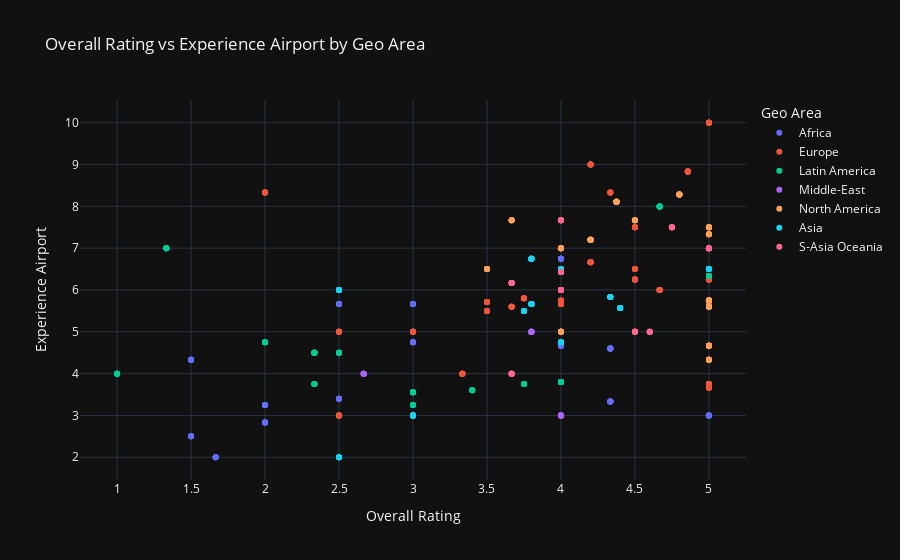

The notebook cell this image was saved under:
### Code cell
fig.update_layout(
    title="Overall Rating vs Experience Airport by Geo Area",
    xaxis_title="Overall Rating",
    yaxis_title="Experience Airport",
    legend_title="Geo Area",
    template="plotly_dark"  
)

fig.show()

### Figure 1 — Plotly figure (JSON) as saved in the notebook; plotly's stock layout.template omitted (floating-point values rounded to 4 significant figures; data arrays with more than 128 entries replaced by an {"elided": "..."} marker saying what was removed)
{"data": [{"customdata": [["abuja"], ["abuja"], ["abuja"], ["abuja"], ["abuja"], ["abuja"], ["algiers"], ["algiers"], ["algiers"], ["algiers"], ["algiers"], ["algiers"], ["algiers"], ["algiers"], ["banjul"], ["banjul"], ["banjul"], ["banjul"], ["banjul"], ["banjul"], ["dakar"], ["dakar"], ["dakar"], ["dakar"], ["dakar"], ["durban"], ["durban"], ["durban"], ["durban"], ["durban"], ["durban"], ["durban"], ["durban"], ["entebbe"], ["entebbe"], ["entebbe"], ["entebbe"], ["entebbe"], ["entebbe"], ["entebbe"], ["entebbe"], ["entebbe"], ["freetown"], ["freetown"], ["freetown"], ["freetown"], ["freetown"], ["freetown"], ["freetown"], ["hurghada"], ["hurghada"], ["hurghada"], ["hurghada"], ["hurghada"], ["kilimanjaro"], ["kilimanjaro"], ["kilimanjaro"], ["kilimanjaro"], ["kilimanjaro"], ["kilimanjaro"], ["kilimanjaro"], ["kilimanjaro"], ["lusaka"], ["lusaka"], ["lusaka"], ["lusaka"], ["lusaka"], ["luxor"], ["luxor"], ["luxor"], ["luxor"], ["luxor"], ["luxor"], ["luxor"], ["luxor"], ["mombasa"], ["mombasa"], ["mombasa"], ["mombasa"], ["mombasa"], ["mombasa"], ["mombasa"], ["mombasa"], ["mombasa"], ["monastir"], ["monastir"], ["monastir"], ["monastir"], ["monastir"], ["monastir"], ["monastir"], ["monastir"], ["seychelles"], ["seychelles"], ["seychelles"], ["seychelles"], ["seychelles"], ["seychelles"], ["taba"], ["taba"], ["taba"], ["taba"], ["taba"], ["windhoek"], ["windhoek"], ["windhoek"], ["windhoek"], ["windhoek"], ["windhoek"], ["zanzibar"], ["zanzibar"], ["zanzibar"], ["zanzibar"], ["zanzibar"]], "hovertemplate": "geo_area=Africa<br>mean_overall_rating=%{x}<br>mean_experience_airport=%{y}<br>airport_name=%{customdata[0]}<extra></extra>", "legendgroup": "Africa", "marker": {"color": "#636efa", "symbol": "circle"}, "mode": "markers", "name": "Africa", "orientation": "v", "showlegend": true, "type": "scatter", "x": [2, 2, 2, 2, 2, 2, 4.333, 4.333, 4.333, 4.333, 4.333, 4.333, 4.333, 4.333, 2, 2, 2, 2, 2, 2, 3, 3, 3, 3, 3, 5, 5, 5, 5, 5, 5, 5, 5, 4, 4, 4, 4, 4, 4, 4, 4, 4, 4, 4, 4, 4, 4, 4, 4, 3, 3, 3, 3, 3, 4.333, 4.333, 4.333, 4.333, 4.333, 4.333, 4.333, 4.333, 5, 5, 5, 5, 5, 2.5, 2.5, 2.5, 2.5, 2.5, 2.5, 2.5, 2.5, 3, 3, 3, 3, 3, 3, 3, 3, 3, 1.5, 1.5, 1.5, 1.5, 1.5, 1.5, 1.5, 1.5, 3, 3, 3, 3, 3, 3, 1.667, 1.667, 1.667, 1.667, 1.667, 2.5, 2.5, 2.5, 2.5, 2.5, 2.5, 1.5, 1.5, 1.5, 1.5, 1.5], "xaxis": "x", "y": [3.25, 3.25, 3.25, 3.25, 3.25, 3.25, 4.6, 4.6, 4.6, 4.6, 4.6, 4.6, 4.6, 4.6, 2.833, 2.833, 2.833, 2.833, 2.833, 2.833, 3, 3, 3, 3, 3, 5.75, 5.75, 5.75, 5.75, 5.75, 5.75, 5.75, 5.75, 6.75, 6.75, 6.75, 6.75, 6.75, 6.75, 6.75, 6.75, 6.75, 4.667, 4.667, 4.667, 4.667, 4.667, 4.667, 4.667, 4.75, 4.75, 4.75, 4.75, 4.75, 3.333, 3.333, 3.333, 3.333, 3.333, 3.333, 3.333, 3.333, 3, 3, 3, 3, 3, 3.4, 3.4, 3.4, 3.4, 3.4, 3.4, 3.4, 3.4, 5, 5, 5, 5, 5, 5, 5, 5, 5, 4.333, 4.333, 4.333, 4.333, 4.333, 4.333, 4.333, 4.333, 5.667, 5.667, 5.667, 5.667, 5.667, 5.667, 2, 2, 2, 2, 2, 5.667, 5.667, 5.667, 5.667, 5.667, 5.667, 2.5, 2.5, 2.5, 2.5, 2.5], "yaxis": "y"}, {"customdata": {"elided": "269x1 str values"}, "hovertemplate": "geo_area=Europe<br>mean_overall_rating=%{x}<br>mean_experience_airport=%{y}<br>airport_name=%{customdata[0]}<extra></extra>", "legendgroup": "Europe", "marker": {"color": "#EF553B", "symbol": "circle"}, "mode": "markers", "name": "Europe", "orientation": "v", "showlegend": true, "type": "scatter", "x": {"elided": "269 float values"}, "xaxis": "x", "y": {"elided": "269 float values"}, "yaxis": "y"}, {"customdata": [["aruba reina beatrix"], ["aruba reina beatrix"], ["aruba reina beatrix"], ["aruba reina beatrix"], ["aruba reina beatrix"], ["aruba reina beatrix"], ["aruba reina beatrix"], ["aruba reina beatrix"], ["aruba reina beatrix"], ["belo horizonte confins"], ["belo horizonte confins"], ["belo horizonte confins"], ["belo horizonte confins"], ["belo horizonte confins"], ["belo horizonte confins"], ["belo horizonte confins"], ["belo horizonte confins"], ["belo horizonte confins"], ["brasilia"], ["brasilia"], ["brasilia"], ["brasilia"], ["brasilia"], ["brasilia"], ["brasilia"], ["brasilia"], ["brasilia"], ["crown point tobago"], ["crown point tobago"], ["crown point tobago"], ["crown point tobago"], ["crown point tobago"], ["crown point tobago"], ["crown point tobago"], ["curacao"], ["curacao"], ["curacao"], ["curacao"], ["curacao"], ["curacao"], ["curacao"], ["guayaquil"], ["guayaquil"], ["guayaquil"], ["guayaquil"], ["guayaquil"], ["holguin"], ["holguin"], ["holguin"], ["holguin"], ["holguin"], ["holguin"], ["holguin"], ["manaus"], ["manaus"], ["manaus"], ["manaus"], ["manaus"], ["manaus"], ["quito mariscal"], ["quito mariscal"], ["quito mariscal"], ["quito mariscal"], ["quito mariscal"], ["quito mariscal"], ["recife"], ["recife"], ["recife"], ["recife"], ["recife"], ["salvador"], ["salvador"], ["salvador"], ["salvador"], ["salvador"], ["salvador"], ["santo domingo"], ["santo domingo"], ["santo domingo"], ["santo domingo"], ["santo domingo"], ["santo domingo"], ["santo domingo"], ["santo domingo"], ["sao paulo congonhas"], ["sao paulo congonhas"], ["sao paulo congonhas"], ["sao paulo congonhas"], ["sao paulo congonhas"], ["sao paulo congonhas"]], "hovertemplate": "geo_area=Latin America<br>mean_overall_rating=%{x}<br>mean_experience_airport=%{y}<br>airport_name=%{customdata[0]}<extra></extra>", "legendgroup": "Latin America", "marker": {"color": "#00cc96", "symbol": "circle"}, "mode": "markers", "name": "Latin America", "orientation": "v", "showlegend": true, "type": "scatter", "x": [2.333, 2.333, 2.333, 2.333, 2.333, 2.333, 2.333, 2.333, 2.333, 4, 4, 4, 4, 4, 4, 4, 4, 4, 3, 3, 3, 3, 3, 3, 3, 3, 3, 1.333, 1.333, 1.333, 1.333, 1.333, 1.333, 1.333, 2.5, 2.5, 2.5, 2.5, 2.5, 2.5, 2.5, 3.4, 3.4, 3.4, 3.4, 3.4, 1, 1, 1, 1, 1, 1, 1, 3, 3, 3, 3, 3, 3, 2, 2, 2, 2, 2, 2, 5, 5, 5, 5, 5, 2.333, 2.333, 2.333, 2.333, 2.333, 2.333, 4.667, 4.667, 4.667, 4.667, 4.667, 4.667, 4.667, 4.667, 3.75, 3.75, 3.75, 3.75, 3.75, 3.75], "xaxis": "x", "y": [4.5, 4.5, 4.5, 4.5, 4.5, 4.5, 4.5, 4.5, 4.5, 3.8, 3.8, 3.8, 3.8, 3.8, 3.8, 3.8, 3.8, 3.8, 3.556, 3.556, 3.556, 3.556, 3.556, 3.556, 3.556, 3.556, 3.556, 7, 7, 7, 7, 7, 7, 7, 4.5, 4.5, 4.5, 4.5, 4.5, 4.5, 4.5, 3.6, 3.6, 3.6, 3.6, 3.6, 4, 4, 4, 4, 4, 4, 4, 3.25, 3.25, 3.25, 3.25, 3.25, 3.25, 4.75, 4.75, 4.75, 4.75, 4.75, 4.75, 6.333, 6.333, 6.333, 6.333, 6.333, 3.75, 3.75, 3.75, 3.75, 3.75, 3.75, 8, 8, 8, 8, 8, 8, 8, 8, 3.75, 3.75, 3.75, 3.75, 3.75, 3.75], "yaxis": "y"}, {"customdata": [["beirut"], ["beirut"], ["beirut"], ["beirut"], ["beirut"], ["beirut"], ["beirut"], ["beirut"], ["beirut"], ["hamad doha"], ["hamad doha"], ["hamad doha"], ["hamad doha"], ["hamad doha"], ["sharjah"], ["sharjah"], ["sharjah"], ["sharjah"], ["sharjah"], ["sharjah"], ["tehran mehrabad"], ["tehran mehrabad"], ["tehran mehrabad"], ["tehran mehrabad"], ["tehran mehrabad"]], "hovertemplate": "geo_area=Middle-East<br>mean_overall_rating=%{x}<br>mean_experience_airport=%{y}<br>airport_name=%{customdata[0]}<extra></extra>", "legendgroup": "Middle-East", "marker": {"color": "#ab63fa", "symbol": "circle"}, "mode": "markers", "name": "Middle-East", "orientation": "v", "showlegend": true, "type": "scatter", "x": [3.8, 3.8, 3.8, 3.8, 3.8, 3.8, 3.8, 3.8, 3.8, null, null, null, null, null, 2.667, 2.667, 2.667, 2.667, 2.667, 2.667, 4, 4, 4, 4, 4], "xaxis": "x", "y": [5, 5, 5, 5, 5, 5, 5, 5, 5, null, null, null, null, null, 4, 4, 4, 4, 4, 4, 3, 3, 3, 3, 3], "yaxis": "y"}, {"customdata": [["bermuda"], ["bermuda"], ["bermuda"], ["bermuda"], ["bermuda"], ["colorado springs"], ["colorado springs"], ["colorado springs"], ["colorado springs"], ["colorado springs"], ["colorado springs"], ["colorado springs"], ["columbus"], ["columbus"], ["columbus"], ["columbus"], ["columbus"], ["dallas love field"], ["dallas love field"], ["dallas love field"], ["dallas love field"], ["dallas love field"], ["fort myers"], ["fort myers"], ["fort myers"], ["fort myers"], ["fort myers"], ["fort myers"], ["fort myers"], ["fort myers"], ["fort myers"], ["hartford"], ["hartford"], ["hartford"], ["hartford"], ["hartford"], ["hartford"], ["hartford"], ["hartford"], ["hartford"], ["hilo"], ["hilo"], ["hilo"], ["hilo"], ["hilo"], ["hilo"], ["indianapolis"], ["indianapolis"], ["indianapolis"], ["indianapolis"], ["indianapolis"], ["indianapolis"], ["indianapolis"], ["indianapolis"], ["indianapolis"], ["jacksonville"], ["jacksonville"], ["jacksonville"], ["jacksonville"], ["jacksonville"], ["john wayne"], ["john wayne"], ["john wayne"], ["john wayne"], ["john wayne"], ["john wayne"], ["little rock"], ["little rock"], ["little rock"], ["little rock"], ["little rock"], ["little rock"], ["long beach"], ["long beach"], ["long beach"], ["long beach"], ["long beach"], ["long beach"], ["long island macarthur"], ["long island macarthur"], ["long island macarthur"], ["long island macarthur"], ["long island macarthur"], ["long island macarthur"], ["long island macarthur"], ["memphis"], ["memphis"], ["memphis"], ["memphis"], ["memphis"], ["memphis"], ["memphis"], ["milwaukee"], ["milwaukee"], ["milwaukee"], ["milwaukee"], ["milwaukee"], ["milwaukee"], ["milwaukee"], ["milwaukee"], ["milwaukee"], ["muscle shoals"], ["muscle shoals"], ["muscle shoals"], ["muscle shoals"], ["muscle shoals"], ["nashville"], ["nashville"], ["nashville"], ["nashville"], ["nashville"], ["nashville"], ["sacramento"], ["sacramento"], ["sacramento"], ["sacramento"], ["sacramento"], ["sacramento"], ["sacramento"], ["sacramento"], ["sacramento"]], "hovertemplate": "geo_area=North America<br>mean_overall_rating=%{x}<br>mean_experience_airport=%{y}<br>airport_name=%{customdata[0]}<extra></extra>", "legendgroup": "North America", "marker": {"color": "#FFA15A", "symbol": "circle"}, "mode": "markers", "name": "North America", "orientation": "v", "showlegend": true, "type": "scatter", "x": [null, null, null, null, null, 5, 5, 5, 5, 5, 5, 5, 3.667, 3.667, 3.667, 3.667, 3.667, null, null, null, null, null, 4.375, 4.375, 4.375, 4.375, 4.375, 4.375, 4.375, 4.375, 4.375, 5, 5, 5, 5, 5, 5, 5, 5, 5, 4, 4, 4, 4, 4, 4, 5, 5, 5, 5, 5, 5, 5, 5, 5, 5, 5, 5, 5, 5, 4, 4, 4, 4, 4, 4, 5, 5, 5, 5, 5, 5, 5, 5, 5, 5, 5, 5, 5, 5, 5, 5, 5, 5, 5, 3.5, 3.5, 3.5, 3.5, 3.5, 3.5, 3.5, 4.8, 4.8, 4.8, 4.8, 4.8, 4.8, 4.8, 4.8, 4.8, null, null, null, null, null, 4.5, 4.5, 4.5, 4.5, 4.5, 4.5, 4.2, 4.2, 4.2, 4.2, 4.2, 4.2, 4.2, 4.2, 4.2], "xaxis": "x", "y": [10, 10, 10, 10, 10, 4.333, 4.333, 4.333, 4.333, 4.333, 4.333, 4.333, 7.667, 7.667, 7.667, 7.667, 7.667, 3.667, 3.667, 3.667, 3.667, 3.667, 8.111, 8.111, 8.111, 8.111, 8.111, 8.111, 8.111, 8.111, 8.111, 4.667, 4.667, 4.667, 4.667, 4.667, 4.667, 4.667, 4.667, 4.667, 5, 5, 5, 5, 5, 5, 5.75, 5.75, 5.75, 5.75, 5.75, 5.75, 5.75, 5.75, 5.75, 5.6, 5.6, 5.6, 5.6, 5.6, 7, 7, 7, 7, 7, 7, 7.333, 7.333, 7.333, 7.333, 7.333, 7.333, 4.667, 4.667, 4.667, 4.667, 4.667, 4.667, 7.5, 7.5, 7.5, 7.5, 7.5, 7.5, 7.5, 6.5, 6.5, 6.5, 6.5, 6.5, 6.5, 6.5, 8.286, 8.286, 8.286, 8.286, 8.286, 8.286, 8.286, 8.286, 8.286, null, null, null, null, null, 7.667, 7.667, 7.667, 7.667, 7.667, 7.667, 7.2, 7.2, 7.2, 7.2, 7.2, 7.2, 7.2, 7.2, 7.2], "yaxis": "y"}, {"customdata": [["chengdu"], ["chengdu"], ["chengdu"], ["chengdu"], ["chengdu"], ["coimbatore"], ["coimbatore"], ["coimbatore"], ["coimbatore"], ["coimbatore"], ["hangzhou"], ["hangzhou"], ["hangzhou"], ["hangzhou"], ["hangzhou"], ["hangzhou"], ["hangzhou"], ["hangzhou"], ["kunming"], ["kunming"], ["kunming"], ["kunming"], ["kunming"], ["kunming"], ["pune"], ["pune"], ["pune"], ["pune"], ["pune"], ["pune"], ["pune"], ["pune"], ["pune"], ["qingdao"], ["qingdao"], ["qingdao"], ["qingdao"], ["qingdao"], ["qingdao"], ["qingdao"], ["sapporo chitose"], ["sapporo chitose"], ["sapporo chitose"], ["sapporo chitose"], ["sapporo chitose"], ["sapporo chitose"], ["sapporo chitose"], ["sapporo chitose"], ["seoul gimpo"], ["seoul gimpo"], ["seoul gimpo"], ["seoul gimpo"], ["seoul gimpo"], ["seoul gimpo"], ["seoul gimpo"], ["seoul gimpo"], ["shenyang"], ["shenyang"], ["shenyang"], ["shenyang"], ["shenyang"], ["shenyang"], ["shenyang"], ["xian xianyang"], ["xian xianyang"], ["xian xianyang"], ["xian xianyang"], ["xian xianyang"], ["xian xianyang"], ["xian xianyang"], ["xian xianyang"], ["xiamen"], ["xiamen"], ["xiamen"], ["xiamen"], ["xiamen"], ["xiamen"], ["xiamen"], ["xiamen"], ["xiamen"]], "hovertemplate": "geo_area=Asia<br>mean_overall_rating=%{x}<br>mean_experience_airport=%{y}<br>airport_name=%{customdata[0]}<extra></extra>", "legendgroup": "Asia", "marker": {"color": "#19d3f3", "symbol": "circle"}, "mode": "markers", "name": "Asia", "orientation": "v", "showlegend": true, "type": "scatter", "x": [4, 4, 4, 4, 4, 2.5, 2.5, 2.5, 2.5, 2.5, 4.333, 4.333, 4.333, 4.333, 4.333, 4.333, 4.333, 4.333, 3.75, 3.75, 3.75, 3.75, 3.75, 3.75, 3, 3, 3, 3, 3, 3, 3, 3, 3, 4.4, 4.4, 4.4, 4.4, 4.4, 4.4, 4.4, 3.8, 3.8, 3.8, 3.8, 3.8, 3.8, 3.8, 3.8, 4, 4, 4, 4, 4, 4, 4, 4, 5, 5, 5, 5, 5, 5, 5, 2.5, 2.5, 2.5, 2.5, 2.5, 2.5, 2.5, 2.5, 3.8, 3.8, 3.8, 3.8, 3.8, 3.8, 3.8, 3.8, 3.8], "xaxis": "x", "y": [6.5, 6.5, 6.5, 6.5, 6.5, 2, 2, 2, 2, 2, 5.833, 5.833, 5.833, 5.833, 5.833, 5.833, 5.833, 5.833, 5.5, 5.5, 5.5, 5.5, 5.5, 5.5, 3, 3, 3, 3, 3, 3, 3, 3, 3, 5.571, 5.571, 5.571, 5.571, 5.571, 5.571, 5.571, 5.667, 5.667, 5.667, 5.667, 5.667, 5.667, 5.667, 5.667, 4.75, 4.75, 4.75, 4.75, 4.75, 4.75, 4.75, 4.75, 6.5, 6.5, 6.5, 6.5, 6.5, 6.5, 6.5, 6, 6, 6, 6, 6, 6, 6, 6, 6.75, 6.75, 6.75, 6.75, 6.75, 6.75, 6.75, 6.75, 6.75], "yaxis": "y"}, {"customdata": [["clark"], ["clark"], ["clark"], ["clark"], ["clark"], ["clark"], ["clark"], ["hobart"], ["hobart"], ["hobart"], ["hobart"], ["hobart"], ["hobart"], ["hobart"], ["hobart"], ["hobart"], ["kota kinabalu"], ["kota kinabalu"], ["kota kinabalu"], ["kota kinabalu"], ["kota kinabalu"], ["launceston"], ["launceston"], ["launceston"], ["launceston"], ["launceston"], ["medan"], ["medan"], ["medan"], ["medan"], ["medan"], ["medan"], ["medan"], ["medan"], ["subang kuala lumpur"], ["subang kuala lumpur"], ["subang kuala lumpur"], ["subang kuala lumpur"], ["subang kuala lumpur"], ["tontouta"], ["tontouta"], ["tontouta"], ["tontouta"], ["tontouta"], ["tontouta"], ["tontouta"], ["tontouta"], ["vientiane"], ["vientiane"], ["vientiane"], ["vientiane"], ["vientiane"], ["vientiane"], ["vientiane"], ["vientiane"], ["yogyakarta"], ["yogyakarta"], ["yogyakarta"], ["yogyakarta"], ["yogyakarta"], ["yogyakarta"], ["yogyakarta"]], "hovertemplate": "geo_area=S-Asia Oceania<br>mean_overall_rating=%{x}<br>mean_experience_airport=%{y}<br>airport_name=%{customdata[0]}<extra></extra>", "legendgroup": "S-Asia Oceania", "marker": {"color": "#FF6692", "symbol": "circle"}, "mode": "markers", "name": "S-Asia Oceania", "orientation": "v", "showlegend": true, "type": "scatter", "x": [3.667, 3.667, 3.667, 3.667, 3.667, 3.667, 3.667, 5, 5, 5, 5, 5, 5, 5, 5, 5, 4.5, 4.5, 4.5, 4.5, 4.5, 4, 4, 4, 4, 4, 4, 4, 4, 4, 4, 4, 4, 4, 4.6, 4.6, 4.6, 4.6, 4.6, 4, 4, 4, 4, 4, 4, 4, 4, 4.75, 4.75, 4.75, 4.75, 4.75, 4.75, 4.75, 4.75, 3.667, 3.667, 3.667, 3.667, 3.667, 3.667, 3.667], "xaxis": "x", "y": [6.167, 6.167, 6.167, 6.167, 6.167, 6.167, 6.167, 7, 7, 7, 7, 7, 7, 7, 7, 7, 5, 5, 5, 5, 5, 6, 6, 6, 6, 6, 6.429, 6.429, 6.429, 6.429, 6.429, 6.429, 6.429, 6.429, 5, 5, 5, 5, 5, 7.667, 7.667, 7.667, 7.667, 7.667, 7.667, 7.667, 7.667, 7.5, 7.5, 7.5, 7.5, 7.5, 7.5, 7.5, 7.5, 4, 4, 4, 4, 4, 4, 4], "yaxis": "y"}], "layout": {"legend": {"title": {"text": "Geo Area"}, "tracegroupgap": 0}, "title": {"text": "Overall Rating vs Experience Airport by Geo Area"}, "xaxis": {"anchor": "y", "domain": [0, 1], "title": {"text": "Overall Rating"}}, "yaxis": {"anchor": "x", "domain": [0, 1], "title": {"text": "Experience Airport"}}}}
